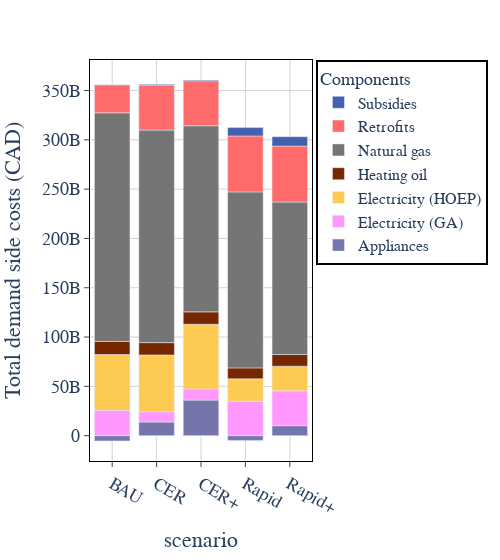

This figure's notebook cell:
### Code cell
ABM_colors["Appliances"] = "#7575ab"
ABM_colors["Retrofits"] = "#ff6b6b"

abm_total_cost_fig = px.bar(abm_results_uncertain.reset_index(),y="mean", color="variable", x="scenario", template="plotly", color_discrete_map=ABM_colors, width=500)
abm_total_cost_fig = sciencify_plotly_fig(abm_total_cost_fig)
abm_total_cost_fig.update_layout(legend=dict( title="Components", font_size=16, title_font_size=18, borderwidth=2, bordercolor="black"))
abm_total_cost_fig.update_layout(legend_traceorder="reversed", font_family="cm", font_size=18, yaxis_title="Total demand side costs (CAD)")
abm_total_cost_fig.write_image(f"abm_total_costs_{date_str}.svg")
abm_total_cost_fig.write_image(f"abm_total_costs_{date_str}.pdf")
abm_total_cost_fig

### Figure 1 — Plotly figure (JSON) as saved in the notebook; plotly's stock layout.template omitted (floating-point values rounded to 4 significant figures)
{"data": [{"alignmentgroup": "True", "hovertemplate": "variable=Appliances<br>scenario=%{x}<br>mean=%{y}<extra></extra>", "legendgroup": "Appliances", "marker": {"color": "#7575ab", "pattern": {"shape": ""}}, "name": "Appliances", "offsetgroup": "Appliances", "orientation": "v", "showlegend": true, "textposition": "auto", "type": "bar", "x": ["BAU", "CER", "CER+", "Rapid", "Rapid+"], "xaxis": "x", "y": [-5384000000.0, 13780000000.0, 36030000000.0, -4829000000.0, 10100000000.0], "yaxis": "y"}, {"alignmentgroup": "True", "hovertemplate": "variable=Electricity (GA)<br>scenario=%{x}<br>mean=%{y}<extra></extra>", "legendgroup": "Electricity (GA)", "marker": {"color": "#FF97FF", "pattern": {"shape": ""}}, "name": "Electricity (GA)", "offsetgroup": "Electricity (GA)", "orientation": "v", "showlegend": true, "textposition": "auto", "type": "bar", "x": ["BAU", "CER", "CER+", "Rapid", "Rapid+"], "xaxis": "x", "y": [25730000000.0, 10440000000.0, 11350000000.0, 34940000000.0, 35330000000.0], "yaxis": "y"}, {"alignmentgroup": "True", "hovertemplate": "variable=Electricity (HOEP)<br>scenario=%{x}<br>mean=%{y}<extra></extra>", "legendgroup": "Electricity (HOEP)", "marker": {"color": "#FECB52", "pattern": {"shape": ""}}, "name": "Electricity (HOEP)", "offsetgroup": "Electricity (HOEP)", "orientation": "v", "showlegend": true, "textposition": "auto", "type": "bar", "x": ["BAU", "CER", "CER+", "Rapid", "Rapid+"], "xaxis": "x", "y": [56470000000.0, 57630000000.0, 65560000000.0, 22640000000.0, 25000000000.0], "yaxis": "y"}, {"alignmentgroup": "True", "hovertemplate": "variable=Heating oil<br>scenario=%{x}<br>mean=%{y}<extra></extra>", "legendgroup": "Heating oil", "marker": {"color": "#772700", "pattern": {"shape": ""}}, "name": "Heating oil", "offsetgroup": "Heating oil", "orientation": "v", "showlegend": true, "textposition": "auto", "type": "bar", "x": ["BAU", "CER", "CER+", "Rapid", "Rapid+"], "xaxis": "x", "y": [13340000000.0, 12510000000.0, 12600000000.0, 11130000000.0, 11820000000.0], "yaxis": "y"}, {"alignmentgroup": "True", "hovertemplate": "variable=Natural gas<br>scenario=%{x}<br>mean=%{y}<extra></extra>", "legendgroup": "Natural gas", "marker": {"color": "#757575", "pattern": {"shape": ""}}, "name": "Natural gas", "offsetgroup": "Natural gas", "orientation": "v", "showlegend": true, "textposition": "auto", "type": "bar", "x": ["BAU", "CER", "CER+", "Rapid", "Rapid+"], "xaxis": "x", "y": [231900000000.0, 215600000000.0, 188800000000.0, 178500000000.0, 154600000000.0], "yaxis": "y"}, {"alignmentgroup": "True", "hovertemplate": "variable=Retrofits<br>scenario=%{x}<br>mean=%{y}<extra></extra>", "legendgroup": "Retrofits", "marker": {"color": "#ff6b6b", "pattern": {"shape": ""}}, "name": "Retrofits", "offsetgroup": "Retrofits", "orientation": "v", "showlegend": true, "textposition": "auto", "type": "bar", "x": ["BAU", "CER", "CER+", "Rapid", "Rapid+"], "xaxis": "x", "y": [28500000000.0, 45560000000.0, 45560000000.0, 56740000000.0, 56740000000.0], "yaxis": "y"}, {"alignmentgroup": "True", "hovertemplate": "variable=Subsidies<br>scenario=%{x}<br>mean=%{y}<extra></extra>", "legendgroup": "Subsidies", "marker": {"color": "#4361ae", "pattern": {"shape": ""}}, "name": "Subsidies", "offsetgroup": "Subsidies", "orientation": "v", "showlegend": true, "textposition": "auto", "type": "bar", "x": ["BAU", "CER", "CER+", "Rapid", "Rapid+"], "xaxis": "x", "y": [0, 758100000.0, 763300000.0, 8480000000.0, 9602000000.0], "yaxis": "y"}], "layout": {"barmode": "relative", "font": {"family": "cm", "size": 18}, "legend": {"bordercolor": "black", "borderwidth": 2, "font": {"size": 16}, "title": {"font": {"size": 18}, "text": "Components"}, "tracegroupgap": 0, "traceorder": "reversed"}, "margin": {"t": 60}, "plot_bgcolor": "white", "width": 500, "xaxis": {"anchor": "y", "domain": [0, 1], "gridcolor": "lightgrey", "linecolor": "black", "mirror": true, "showline": true, "ticks": "outside", "title": {"text": "scenario"}}, "yaxis": {"anchor": "x", "domain": [0, 1], "gridcolor": "lightgrey", "linecolor": "black", "mirror": true, "showline": true, "ticks": "outside", "title": {"text": "Total demand side costs (CAD)"}}}}
